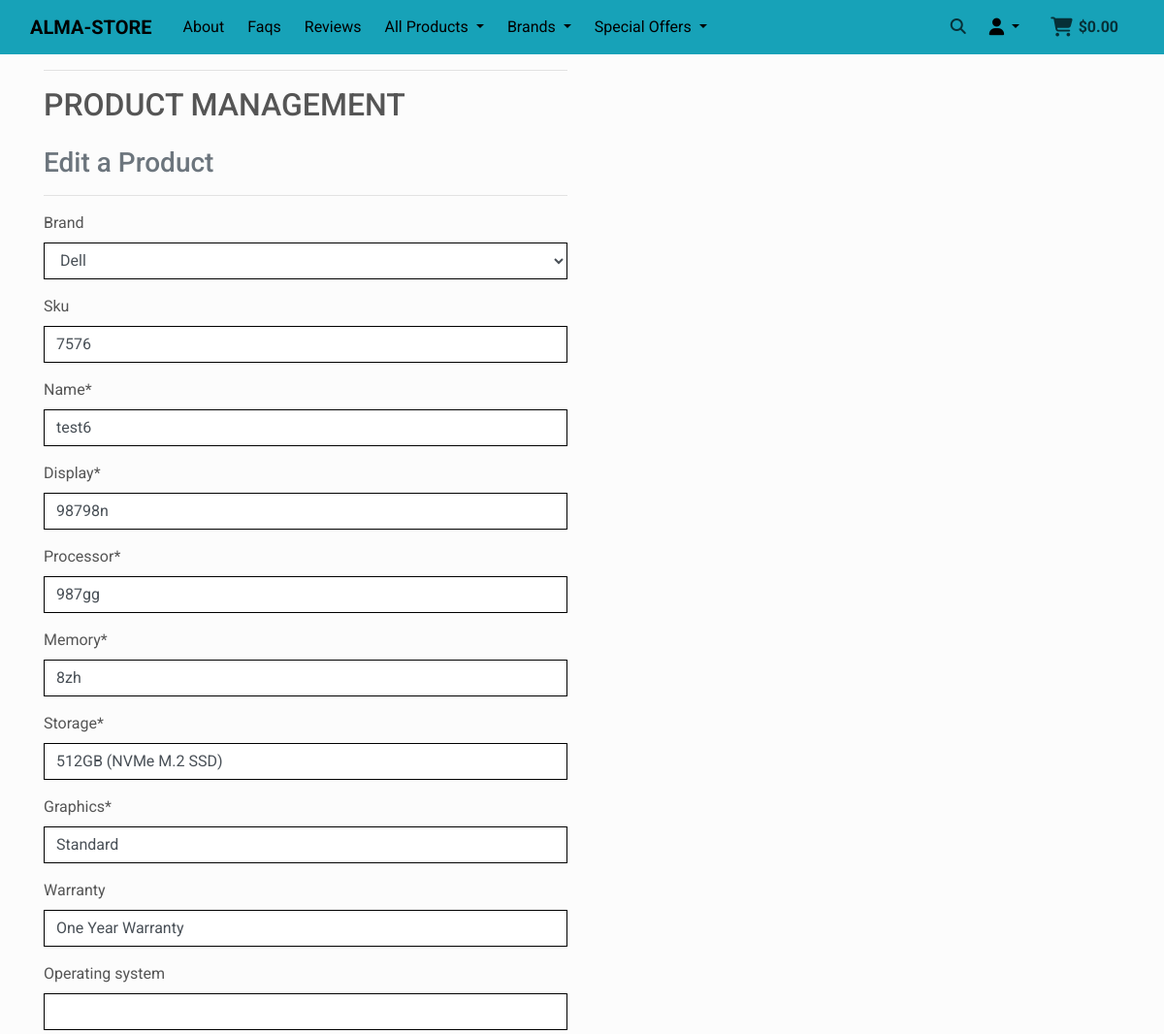
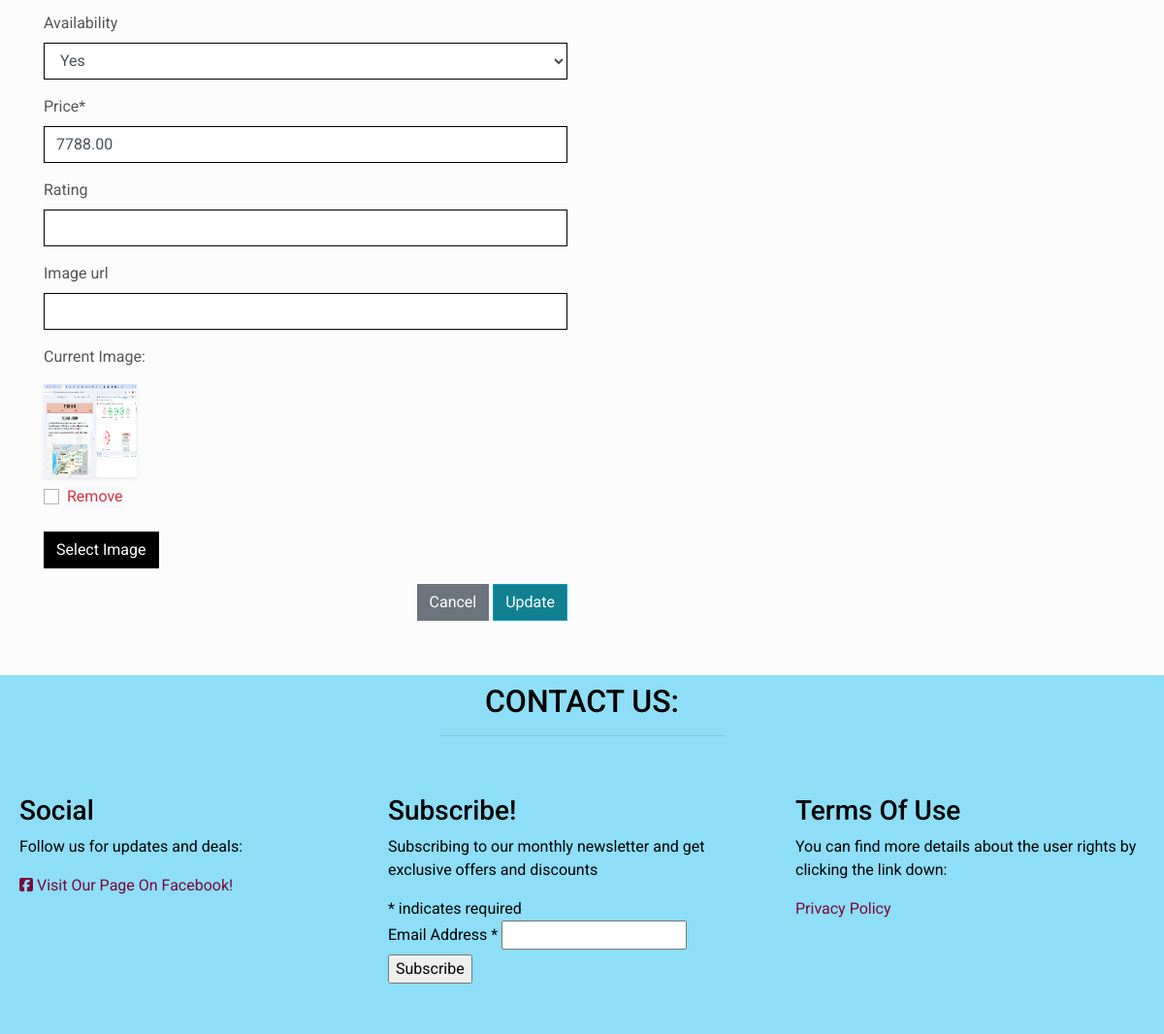
Page /products/edit/44/ (signed in) on the committed database (2 pictures, top to bottom).
### products/models.py (models this page shows, shortened)
class Product(models.Model):
    brand = models.ForeignKey('Brand', null=True, blank=True,
                              on_delete=models.SET_NULL)
    sku = models.CharField(max_length=254, null=True, blank=True)
    name = models.CharField(max_length=254)
    display = models.CharField(max_length=254)
    processor = models.CharField(max_length=254)
    memory = models.CharField(max_length=254)
    storage = models.CharField(max_length=254)
    graphics = models.CharField(max_length=254)
    warranty = models.CharField(max_length=254, null=True, blank=True)
    operating_system = models.CharField(max_length=254,
                                        null=True, blank=True)
    availability = models.BooleanField(default=True,
                                       null=True, blank=True)
    price = models.DecimalField(max_digits=6, decimal_places=2)
    rating = models.DecimalField(max_digits=6, decimal_places=2,
                                 null=True, blank=True)
    image_url = models.URLField(max_length=1024, null=True, blank=True)
    image = models.ImageField(null=True, blank=True)
    class Meta:
        ordering = ["sku"]

### products/views.py (the view)
# urls.py: path('edit/<int:product_id>/', views.edit_product, name='edit_product'),
@login_required
def edit_product(request, product_id):
    if not request.user.is_superuser:
        messages.error(request, 'Sorry, only store owners can do that.')
        return redirect(reverse('home'))
    product = get_object_or_404(Product, pk=product_id)
    if request.method == 'POST':
        form = ProductForm(request.POST, request.FILES, instance=product)
        if form.is_valid():
            form.save()
            messages.success(request, 'Successfully Updated product')
            return redirect(reverse('product_detail', args=[product.id]))
        else:
            messages.error(request, 'Failed to update product. '
                                    'Please ensure the form is valid')
    else:
        form = ProductForm(instance=product)
        messages.info(request, f'Your are editing product: {product.name}')
    template = 'products/edit_product.html'
    context = {
        'form': form,
        'product': product,
    }
    return render(request, template, context)

### products/forms.py
class ProductForm(forms.ModelForm):
    class Meta:
        model = Product
        fields = '__all__'
    image = forms.ImageField(label='Image', widget=CustomClearableFileInput,
                             required=False)
    def __init__(self, *args, **kwargs):
        super().__init__(*args, **kwargs)
        brands = Brand.objects.all()
        other_names = [(c.id, c.get_other_name()) for c in brands]
        self.fields['brand'].choices = other_names
        for field_name, field in self.fields.items():
            field.widget.attrs['class'] = 'border-black rounded-0'

### bag/contexts.py (called while the page is built, shortened)
def bag_contents(request):
    bag_items = []
    total = 0
    product_count = 0
    bag = request.session.get('bag', {})
    if total < settings.FREE_DELIVERY_THRESHOLD:
        delivery = total * Decimal(settings.STANDARD_DELIVERY_PERCENTAGE / 100)
        free_delivery_delta = settings.FREE_DELIVERY_THRESHOLD - total
    else:
        delivery = 0
        free_delivery_delta = 0
    grand_total = delivery + total
    context = {
        'bag_items': bag_items,
        'total': total,
        'product_count': product_count,
        'delivery': delivery,
        'free_delivery_threshold': settings.FREE_DELIVERY_THRESHOLD,
        'free_delivery_delta': free_delivery_delta,
        'grand_total': grand_total,
    }
    return context

### products/models.py (called while the page is built)
    def get_other_name(self):
        return self.other_name

### products/templates/products/edit_product.html (shortened to what this page needs)
{% extends "base.html" %}
{% block content %}
    <div class="container">
        <div class="row">
            <div class="col-12 col-md-6">
                <hr>
                <h2 class="logo-font mb-4">Product Management</h2>
                <h3 class="text-muted">Edit a Product</h3>
                <hr>
            </div>
        </div>
        <div class="row">
            <div class="col-12 col-md-6">
                <form  method="POST" action="{% url 'edit_product' product.id %}" class="form mb-2" enctype="multipart/form-data">
                    {% for field in form %}
                        {% if field.name != 'image' %}
                            {{ field | as_crispy_field }}
                        {% else %}
                            {{ field }}
                        {% endif %}
                    {% endfor %}
                     <div class="text-right">
                        <a href="{% url 'products' %}" class="btn btn-secondary rounded-0">Cancel</a>
                        <button type="submit" class="btn btn-info rounded-0">Update</button>
                     </div>
                </form>
            </div>
        </div>
    </div>
{% endblock %}

### static/css/basestyle.css (style rules this page uses)
html { height: 100%; }
body { min-height: calc(100vh - 518.44px ); display: flex; flex-direction: column; color: #555; background-color: #FCFCFC; font-family: "Roboto", sans-serif; font-weight: 400; font-style: normal; font-variation-settings: "wdth" 100; }
.logo-font { text-transform: uppercase; }
.border-black { border: 1px solid black !important; }
.btn-info { color: #fff; background-color: #118091; border-color: #17a2b8; }

### rows in the picture
Product: brand "Dell" "7576" "test6" "98798n" "987gg" "8zh" "512GB (NVMe M.2 SSD)" "Standard" "One Year Warranty" "Yes" "7788.00"

### other values in the picture
{{ widget.initial_text }} "Current Image"
{{ widget.clear_checkbox_label }} "Remove"
